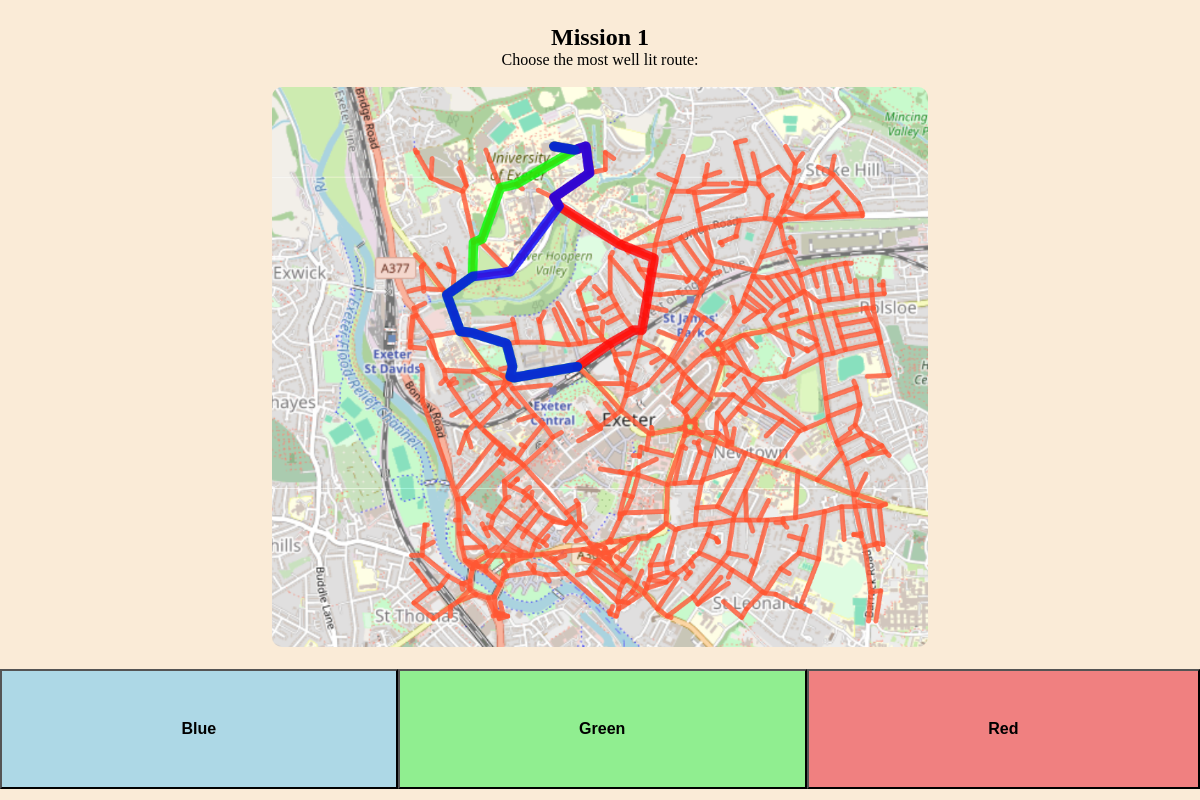
Before: /mission_display?id=1 (signed in) with the older database file.
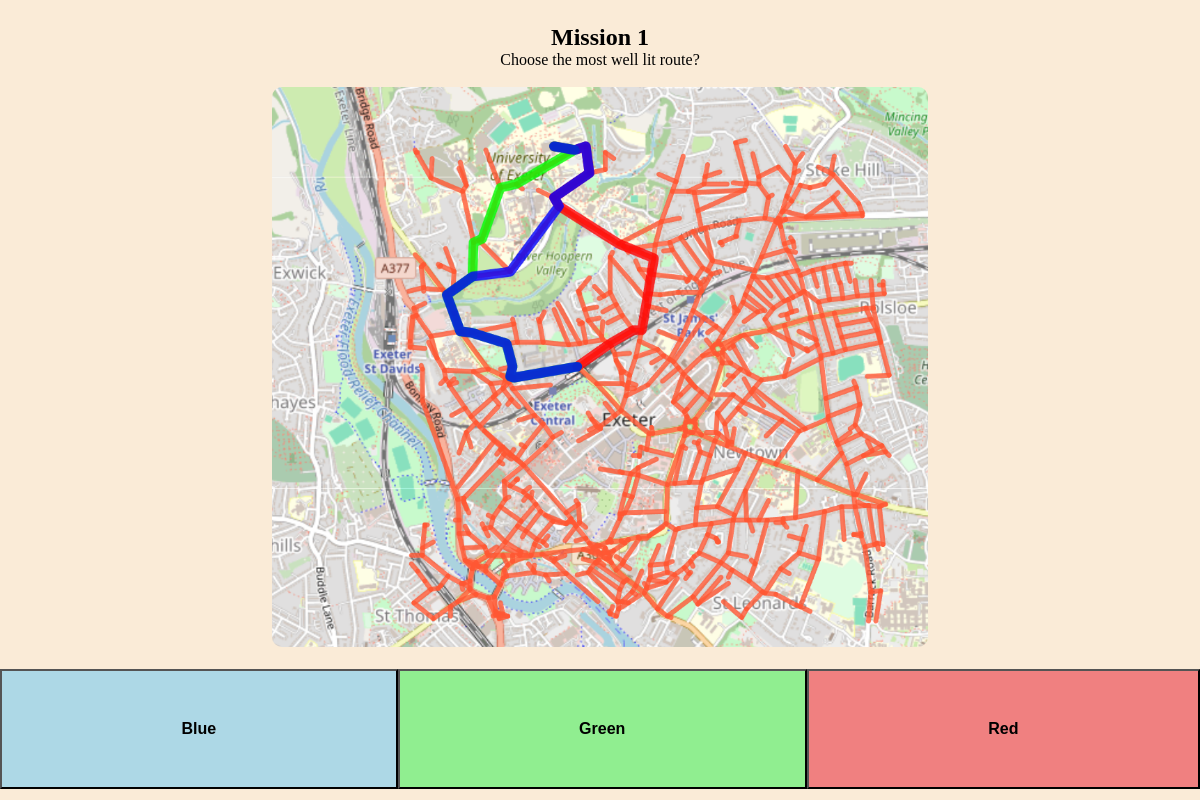
After: the same page with the newer database file.
### tables this page shows
CREATE TABLE missions(missionID INTEGER PRIMARY KEY, question TEXT, focusIndicator TEXT CHECK(focusIndicator IN ('length','lighting','crime','greenery','gradient')), startNode INTEGER, endNode INTEGER, answer TEXT CHECK(answer IN ('Red','Green','Blue')), tier INTEGER, FOREIGN KEY(startNode) REFERENCES nodes(nodeID), FOREIGN KEY(endNode) REFERENCES nodes(nodeID));

### server.py (the view)
@app.route("/mission_display", methods=["GET", "POST"])
def mission_display():
    if not isUserAuthenticated():
        return redirect(url_for("index"))
    if request.method == "GET":
        myDatabase = DatabaseMethods()
        try:
            mission_id = request.args.get('id', type=int)
            if mission_id == None:
                return redirect(url_for("missions_t1"))
            database_response = myDatabase.getMissionQuestion(mission_id)
            if not database_response:
                return redirect(url_for("missions_t1"))
            if database_response[0] == None:
                return redirect(url_for("missions_t1"))
            question = database_response[0][0]
            image = "mission_"+str(mission_id)+".png"
            answer = myDatabase.getMissionData(mission_id)[0][3]
            if answer == "Red":
                red = "Correct"
                green = "Incorrect"
                blue = "Incorrect"
            elif answer == "Green":
                red = "Incorrect"
                green = "Correct"
                blue = "Incorrect"
            elif answer == "Blue":
                red = "Incorrect"
                green = "Incorrect"
                blue = "Correct"
            myDatabase.closeConnection()
            return render_template("mission_display.html", question=question, image=image, red=red, green=green, blue=blue, id=mission_id)
        except:
            myDatabase.closeConnection()

### database_methods.py (called while the page is built)
    def __del__(self):
        try:
            self.connection.commit()
            self.connection.close()
        except:
            pass

    def getMissionQuestion(self, missionID):
        try:
            cursor=self.connection.cursor()
            cursor.execute("SELECT question from missions WHERE missionID =?", (missionID,))
            missionSelectData=cursor.fetchall()
            cursor.close()
            return(missionSelectData)
        except sqlite3.ProgrammingError:
            print("Database connection has already been closed")
        except Exception as e:
            print("Error: ", e)

    def getMissionData(self, missionID):
        try:
            cursor=self.connection.cursor()
            cursor.execute("SELECT focusIndicator, startNode, endNode, answer from missions WHERE missionID =?",(missionID,))
            missionData=cursor.fetchall()
            cursor.close()
            return(missionData)
        except sqlite3.ProgrammingError:
            print("Database connection has already been closed")
        except Exception as e:
            print("Error: ", e)

    def closeConnection(self): # Please call this when you're finished
        self.connection.commit()
        self.connection.close()

### server.py (called while the page is built)
def isUserAuthenticated(adminNeeded=False, devNeeded=False, overrideDebug=False):
    if app.debug and not overrideDebug:
        return True
    if adminNeeded:
        return bool(session.get("user_role") == "A" or session.get("user_role") == "M")
    elif devNeeded:
        return bool(session.get("user_role") == "M")
    return bool(session.get("user_name"))

### templates/mission_display.html (shortened to what this page needs)
    <!DOCTYPE html>
<html lang="en">
<head>
    <link rel="stylesheet" href="{{ url_for('static', filename='mission_style.css') }}">
</head>
<body>
    <div id="mission_display">
        <h2>Mission {{ id }}</h2>
        <p>{{ question }}</p>
        <br>
        <img id="missionpic" src="{{ url_for('static', filename=image) }}" alt="Picture of the map with 3 routes displayed">
        <br>
        <div class="options">
            <input class="optionbutton" id="bluebutton" type="button" value="Blue" name="{{ blue }}">
            <input class="optionbutton" id="greenbutton" type="button" value="Green" name="{{ green }}">
            <input class="optionbutton" id="redbutton" type="button" value="Red" name="{{ red }}">
        </div>
    </div>
</body>
</html>

### static/mission_style.css (style rules this page uses)
* { margin: 0; padding: 0; }
body { padding-top: 2%; background-color: antiquewhite; }
#mission_display { text-align: center; }
.options { display: grid; grid-template-columns: auto auto auto; height: 15vh; }
#missionpic { border-radius: 10px; height: 70vh; }
#bluebutton { background-color: lightblue; }
#greenbutton { background-color: lightgreen; }
#redbutton { background-color: lightcoral; }
.optionbutton { font-size: 16px; font-weight: bold; }

Changed rows visible on the page:
changed missions: question "Choose the most well lit route:" → "Choose the most well lit route?"
